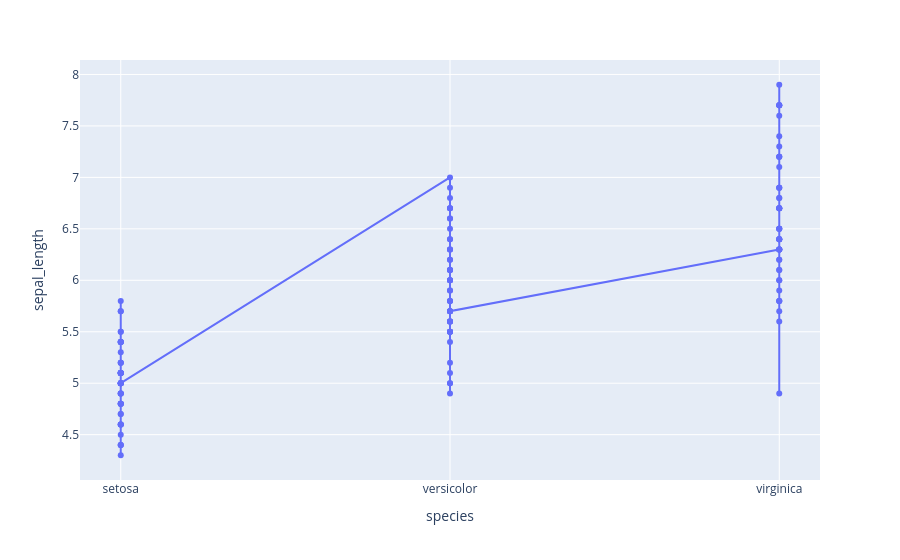

Notebook source saved alongside this figure:
### Code cell
px.line(df_iris, x='species', y='sepal_length', markers='o')

### Figure 1 — Plotly figure (JSON) as saved in the notebook; plotly's stock layout.template omitted (floating-point values rounded to 4 significant figures; data arrays with more than 128 entries replaced by an {"elided": "..."} marker saying what was removed)
{"data": [{"hovertemplate": "species=%{x}<br>sepal_length=%{y}<extra></extra>", "legendgroup": "", "line": {"color": "#636efa", "dash": "solid"}, "marker": {"symbol": "circle"}, "mode": "lines+markers", "name": "", "orientation": "v", "showlegend": false, "type": "scatter", "x": {"elided": "150 str values"}, "xaxis": "x", "y": {"elided": "150 float values"}, "yaxis": "y"}], "layout": {"legend": {"tracegroupgap": 0}, "margin": {"t": 60}, "xaxis": {"anchor": "y", "domain": [0, 1], "title": {"text": "species"}}, "yaxis": {"anchor": "x", "domain": [0, 1], "title": {"text": "sepal_length"}}}}
